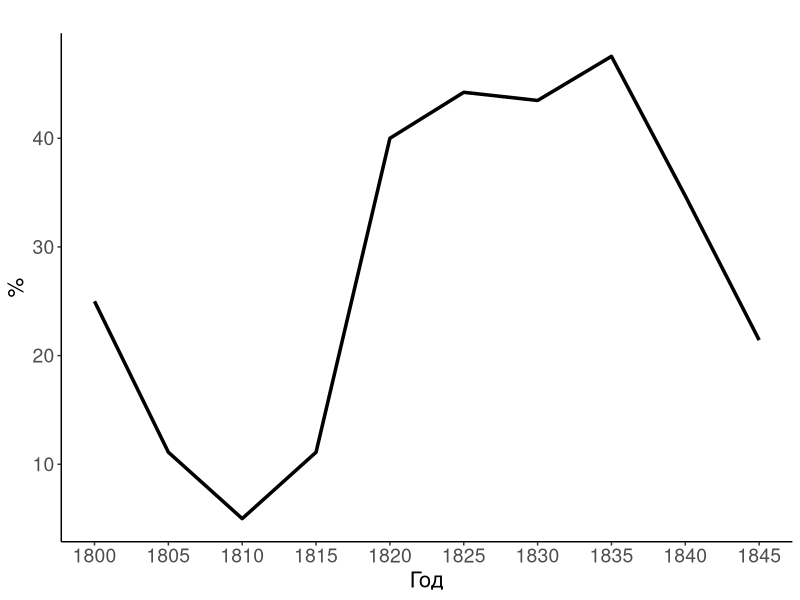

R code for this plot:
library(ggplot2)
library(scales)
library(reshape2)
library(plyr)

#load file
db = read.csv("RP_data.csv", header=T, sep = ";", na.strings = "", quote = "")

#subset
db1 = subset(db, pub_year > 1799 & pub_year < 1851)

# cutting
lab = as.character(seq(1800, 1845, by = 5))
br = seq(1800, 1850, by = 5)
pesn.period = transform(db1, period = cut(pub_year, breaks = br, labels = lab))

#subset
pesn1 = subset(pesn.period, grepl(paste("песн", collapse = "|"), pesn.period$G_title, ignore.case=T))
rp1 = subset(pesn1, grepl(paste("русская", collapse = "|"), pesn1$G_title, ignore.case=T))

#count
count.pesn = count(pesn1, "period")
count.rp = count(rp1, "period")
count.pesn$rp = count.rp$freq
count.pesn$perc = count.pesn$rp/count.pesn$freq

#plot

ggplot(count.pesn, aes(as.numeric(as.character(period)), perc*100)) + geom_line(size = 1.2) +
  scale_x_continuous(breaks = seq(1800, 1845, by = 5)) +
  theme_bw() +
  theme(panel.grid.major = element_blank(), panel.grid.minor = element_blank()) +
    theme(panel.border = element_blank(), axis.line = element_line()) +
    theme(axis.line.x = element_line(color="black"), axis.line.y = element_line(color="black")) +
  labs(x = "Год", y = "%", title = "") +
  theme(axis.text=element_text(size=14), axis.title=element_text(size = 16)) 



#109/303
#pdf size 5x6
#png size 800x600?

